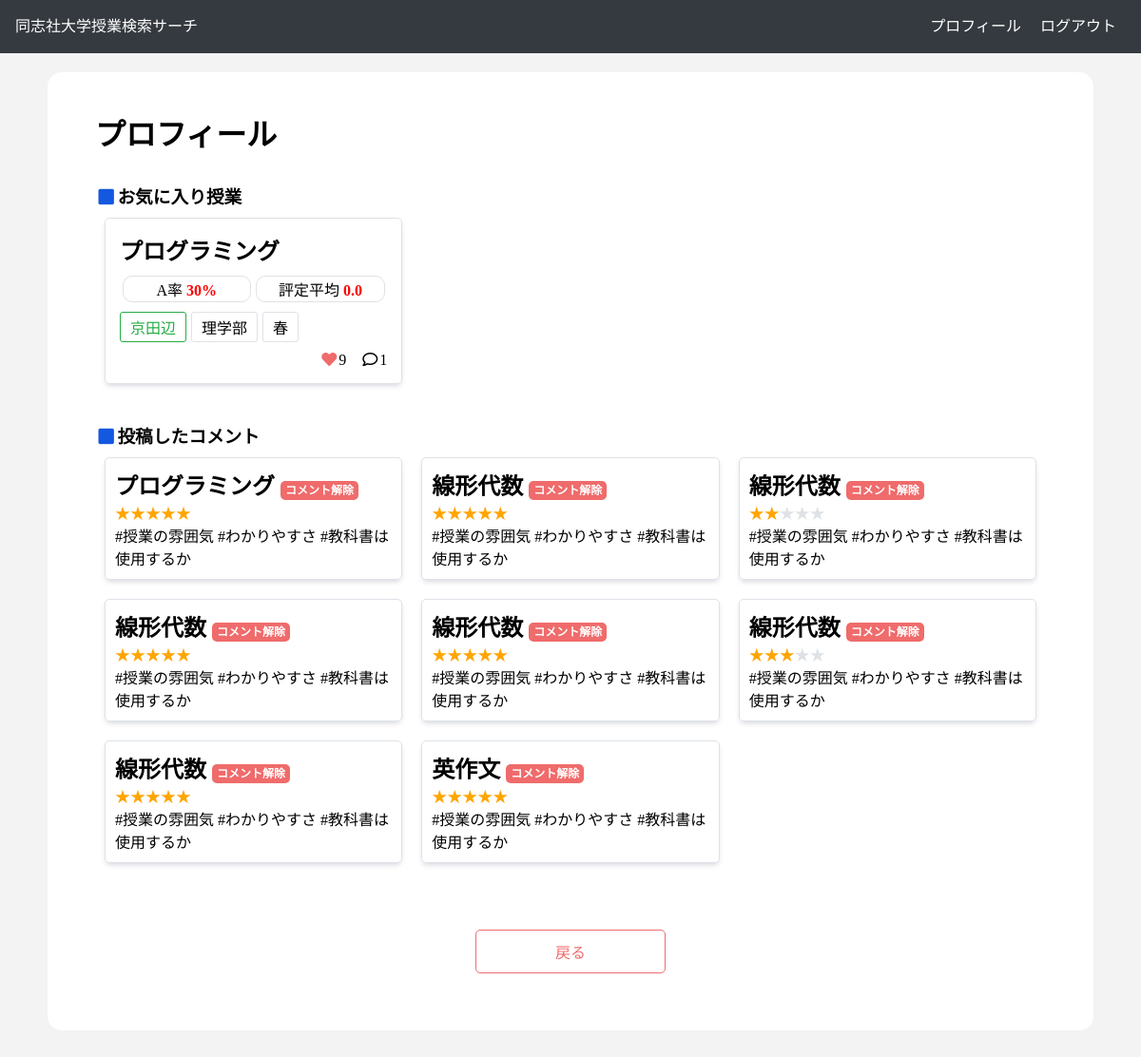
Page /accounts/profile/ (signed in) on the earlier database version.
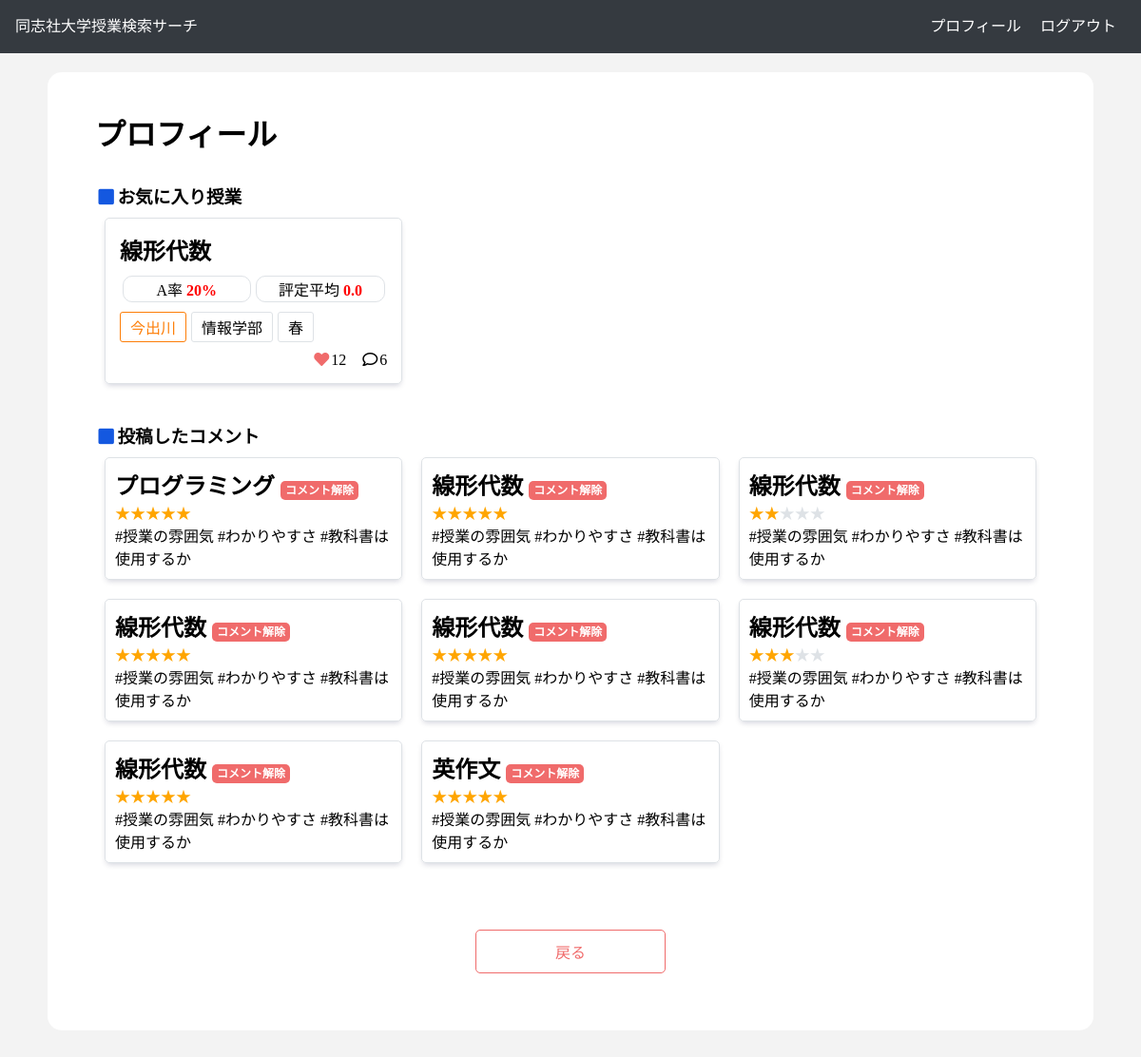
Same page on the later database version.
### dclass_application/models.py (models this page shows, shortened)
class Classes(models.Model):
    class_name = models.CharField(max_length=100)
    a_ratio = models.FloatField(default=0.0)
    b_ratio = models.FloatField(default=0.0)
    c_ratio = models.FloatField(default=0.0)
    d_ratio = models.FloatField(default=0.0)
    f_ratio = models.FloatField(default=0.0)
    o_ratio = models.FloatField(default=0.0)
    average_evaluation = models.FloatField(default=0.0)
    two_ago_a_ratio = models.FloatField(default=0.0)
    three_ago_a_ratio = models.FloatField(default=0.0)
    term = models.CharField(max_length=100)
    year = models.IntegerField(default=2021)
    place = models.CharField(max_length=100)
    class_form = models.CharField(max_length=100)
    day = models.CharField(max_length=100)
    time = models.CharField(max_length=100)
    favorite = models.IntegerField(default=0)
    textbook = models.CharField(max_length=100) #文字列でリスト代用
    code = models.CharField(max_length=100)
    faculty = models.CharField(max_length=100)
    teacher = models.CharField(max_length=100) #文字列でリストを代用
    syllabus_link = models.CharField(max_length=100)
    test_ratio = models.IntegerField(default=0)
    report_ratio = models.IntegerField(default=0)
    participation_ratio = models.IntegerField(default=0)
    comment_num = models.IntegerField(default=0)
    num_student = models.IntegerField(default=0)
    credit = models.IntegerField(default=0)
    def get_short_faculty(self):
        if self.faculty == 'グローバル・コミュニケーション': return 'グロコミ'
        return self.faculty
    def get_round_a_ratio(self):
        return int(self.a_ratio)

class Comment(models.Model):
    text = models.TextField()
    cl = models.ForeignKey(Classes, on_delete=models.CASCADE)
    user = models.ForeignKey('accounts.CustomUser', on_delete=models.DO_NOTHING)
    star = models.IntegerField(default=0)
    created_at = models.DateTimeField(default=timezone.now)
    def get_star(self):
        return '★' * self.star
    def get_left_star(self):
        return '★' * (5 - self.star)

### accounts/views.py (the view)
# urls.py: path('profile/', ProfileView.as_view(), name = 'profile'),
class ProfileView(LoginRequiredMixin ,TemplateView):
    user_model = CustomUser
    comment_model = Comment
    def get(self, request, *args, **kwargs):
        user = self.user_model.objects.get(id=request.user.id)
        mycomment = self.comment_model.objects.filter(user=user)
        params = {
            'user': user,
            'mycomments': mycomment,
        }
        return render(request, 'accounts/profile.html', params)

### accounts/templates/accounts/profile.html (shortened to what this page needs)
{% extends 'base.html' %}
{% load static %}
{% block css %}
    <link rel="stylesheet" href="{% static 'css/profile.css' %}">
    <link rel="stylesheet" href="{% static 'css/_class_list.css' %}">
{% endblock css %}
{% block main %}
    <div class="wrapper">
        <h1>プロフィール</h1>
        <div class="favorite_class_w">
            <h3><i class="fas fa-square fa-fw my-blue"></i>お気に入り授業</h3>
            <div class="class_w">
                {% for cl in user.favorite_class.all %}
                    {% include "_class_list.html" %}
                {% empty %}
                    <p>お気に入り登録はありません</p>
                {% endfor %}
            </div>
        </div>
        <div class="posted_comment_w">
            <h3><i class="fas fa-square fa-fw my-blue"></i>投稿したコメント</h3>
            <div class="comment_w">
                {% for comment in mycomments %}
                    <div class="class_result">
                        <div class="comment_result_content">
                            <h2>
                                {{comment.cl.class_name}}
                                <a class="remove_comment" href={% url 'remove_comment'　comment.id %}>コメント解除</a>
                            </h2>
                            <span class="star">{{comment.get_star}}</span><span class="my-gray">{{comment.get_left_star}}</span>
                            <p>{{comment.text}}</p>
                        </div>
                    </div>
                {% empty %}
                    <p>コメントがありません</p>
                {% endfor %}
            </div>
        </div>
        {% include "_back_btn.html" %}
    </div>
{% endblock main %}

### dclass_application/templates/_class_list.html (shortened to what this page needs)
<div class="class_result">
    <a href="{% url 'class' cl.id %}">
        <div class="class_result_content">
            <ul>
                <li class="class_result_title">
                    <h2>{{ cl.class_name }}</h2>
                </li>
                <li>
                    <p class="class_a_average_evaluation">A率 <span class="score">{{cl.get_round_a_ratio}}%</span></p>
                    <p class="class_a_average_evaluation">評定平均 <span class="score">{{cl.average_evaluation}}</span></p>
                </li>
                <li>
                    {% if cl.place == "今出川" %}
                        <p class="tag imadegawa_tag">{{ cl.place }}</p>
                    {% else %}
                        <p class="tag kyoutanabe_tag">{{ cl.place }}</p>
                    {% endif %}
                    <p class="tag faculty_tag">{{ cl.get_short_faculty }}</p>
                    <p class="tag">{{ cl.term }}</p>
                </li>
                <li>
                    <p><i class="fas fa-heart fa-fw my-pink"></i>{{ cl.favorite }}</p>
                    <p><i class="far fa-comment fa-fw"></i>{{cl.comment_num}}</p>
                </li>
            </ul>
        </div>
    </a>
</div>

Differences in the rows shown:
no longer on this page (row unchanged): Classes: class_name "プログラミング", get_round_a_ratio "30", average_evaluation "0.0", place "京田辺", get_short_faculty "理学部", term "春", favorite "9", comment_num "1"
now on this page (row edited): Classes: class_name "線形代数", get_round_a_ratio "20", average_evaluation "0.0", place "今出川", get_short_faculty "情報学部", term "春", favorite "12", comment_num "6"
